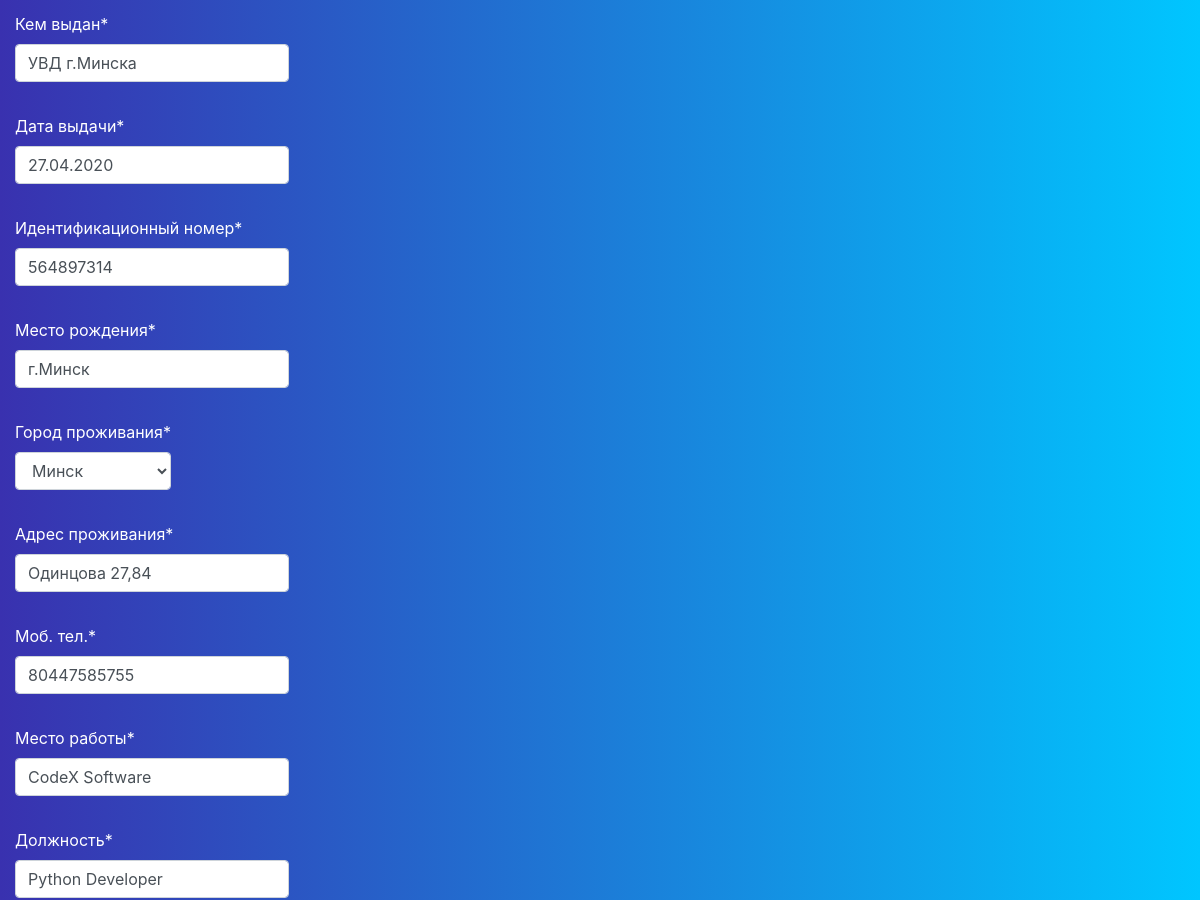
/profile/update/ (signed in, middle part), run on an earlier commit of the app's database.
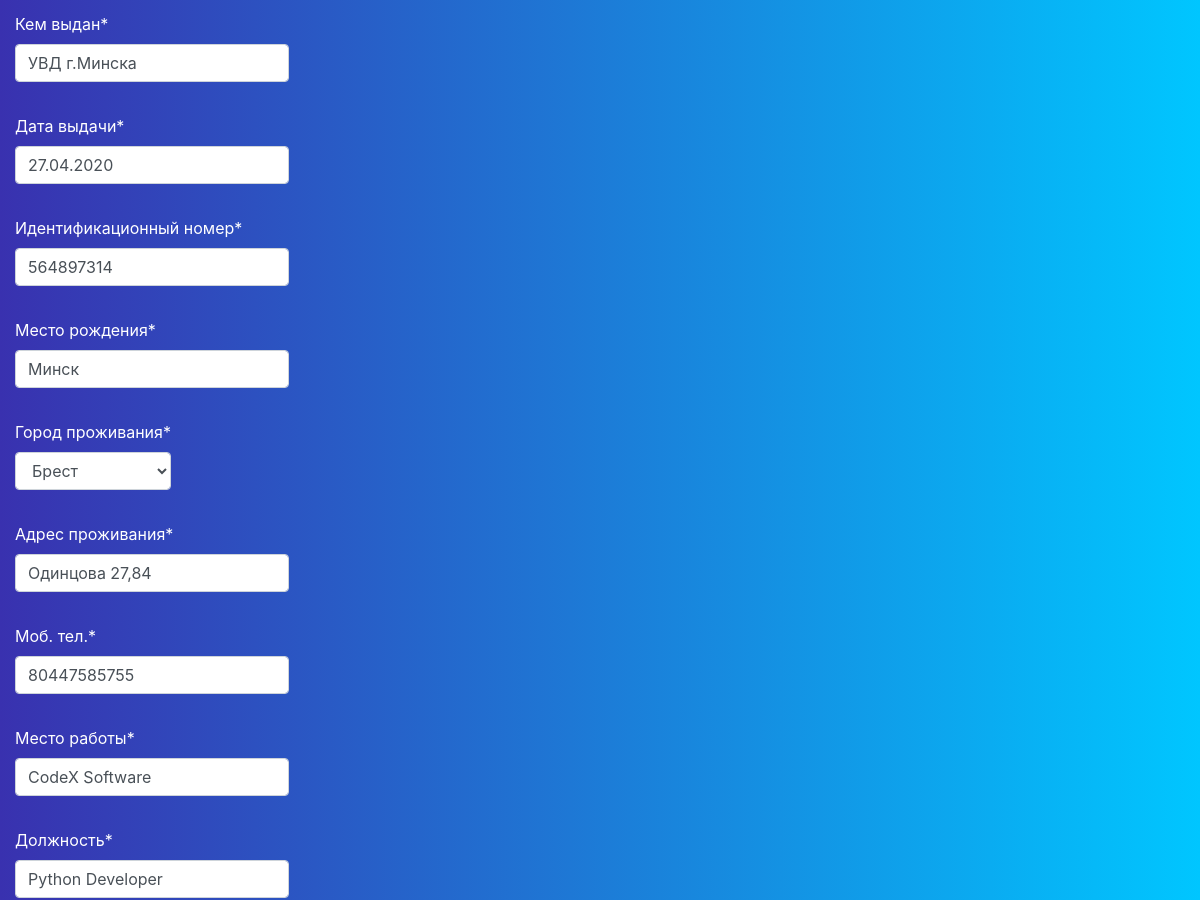
And on a later commit of the database.
### Bank/models.py (models this page shows, shortened)
class Profile(models.Model):
    FAMILY_CHOICES = (
        ("Замужем/Женат", "Замужем/Женат"),
        ("Не замужем/Не женат", "Не замужем/Не женат"),
    )
    INVALID_CHOICES = (
        ("Нет", "Нет"),
        ("1-ая группа", "1-ая группа"),
        ("2-ая группа", "2-ая группа"),
        ("3-ая группа", "3-ая группа"),
    )
    SEX_CHOICES = (
        (False, 'Женщина'),
        (True, 'Мужчина'),
    )
    PENSIONER_CHOICES = (
        (False, 'Нет'),
        (True, 'Да'),
    )
    user = models.OneToOneField(User, on_delete=models.CASCADE)
    first_name = models.CharField(max_length=60, unique=False, null=True, verbose_name='Имя')
    last_name = models.CharField(max_length=60, unique=False, null=True, verbose_name='Фамилия')
    middle_name = models.CharField(max_length=60, unique=False, null=True, verbose_name='Отчество')
    birth_date = models.DateField(blank=False, default=datetime.date.today, verbose_name='Дата рождения')
    passport_series = models.CharField(max_length=2, blank=False, null=False,
                                       default="MP", verbose_name='Серия паспорта')
    passport_number = models.IntegerField(unique=True, blank=False, null=True, verbose_name='Номер паспорта')
    passport_authority = models.CharField(max_length=60, unique=False, blank=False, verbose_name='Кем выдан')
    date_of_issue = models.DateField(blank=False, default=datetime.date.today, verbose_name='Дата выдачи')
    ID_number = models.IntegerField(unique=True, blank=False, null=True, verbose_name='Идентификационный номер')
    birth_place = models.CharField(max_length=60, unique=False, null=True, verbose_name='Место рождения')
    city_of_residence = models.ForeignKey('City', on_delete=models.CASCADE, null=False, default=1,
                                          related_name='city_of_residence', verbose_name='Город проживания')
    address_of_residence = models.CharField(max_length=100, unique=False,
                                            blank=False, null=True, verbose_name='Адрес проживания')
    mobile_phone = models.CharField(max_length=20, unique=True, blank=False, null=True, verbose_name='Моб. тел.')
    job = models.CharField(max_length=20, unique=True, blank=False, null=True, verbose_name='Место работы')
    position = models.CharField(max_length=20, unique=False, blank=False, null=True, verbose_name='Должность')
    citizenship = models.ForeignKey('Citizenship', on_delete=models.CASCADE, null=False, default=1,
                                    verbose_name='Гражданство')
    family_status = models.CharField(max_length=9999, choices=FAMILY_CHOICES, null=False, default="неопределено",
                                     verbose_name='Семейное положение')
    disability = models.CharField('Инвалидность', max_length=9999, choices=INVALID_CHOICES, null=False, default=1)
    pensioner = models.BooleanField('Пенсионер', null=False, default=False)
    military_service = models.BooleanField('Военнообязаный', null=False, default=False)
    sex = models.BooleanField('Пол', choices=SEX_CHOICES, null=False, default=True)
    profile_picture = models.ImageField(upload_to="profile_pictures/",
                                        default="todd.png", verbose_name='Личное фото')
    class Meta:
        ordering = ['last_name', 'first_name']
        verbose_name_plural = 'Профили клиентов'

### Bank/views.py (the view)
# urls.py: path('profile/update/', views.update_profile, name="update"),
def update_profile(request):
    if request.user.is_authenticated:
        try:
            p = request.user
            form = ProfileForm(request.POST or None, instance=p.profile)
            image = ImageForm(request.POST, request.FILES, instance=p.profile)
        except Profile.DoesNotExist:
            p = Profile(user=request.user)
            form = ProfileForm(request.POST or None, instance=p)
            image = ImageForm(request.POST, request.FILES, instance=p)
        if request.method == 'POST':
            if form.is_valid():
                form.save()
                image.save()
                messages.success(request, f'Информация была обновлена')
                return redirect('profile')
    else:
        messages.error(request, 'Необходимо войти в аккаунт')
        return redirect('index')
    return render(request, "../templates/update_profile.html", {'form': form})

### Bank/forms.py
class ProfileForm(forms.ModelForm):
    form = BasicForm
    class Meta:
        model = Profile
        exclude = ['user']

### Bank/models.py (called while the page is built)
    def __str__(self):
        return self.city

    def __str__(self):
        return self.citizenship

### templates/update_profile.html (shortened to what this page needs)
{% load crispy_forms_tags %}
<!DOCTYPE html>
<html lang="en">
<head>
   <link rel="stylesheet" href="https://stackpath.bootstrapcdn.com/bootstrap/4.1.3/css/bootstrap.min.css">
    <link rel="stylesheet" type="text/css" href="/static/css/update_profile.css">
</head>
<body>
    <form class="well form-horizontal" method="post" enctype="multipart/form-data" id="contact_form"> {% csrf_token%}
<fieldset>
<legend><center><h2><b>Заполните личную информацию</b></h2></center></legend><br>
<div class="form-group">
  <div class="col-md-4 inputGroupContainer">
  <div class="input-group">
  {{ form.passport_authority | as_crispy_field }}
    </div>
  </div>
</div>
<div class="form-group">
  <div class="col-md-4 inputGroupContainer">
  <div class="input-group">
  {{ form.date_of_issue | as_crispy_field }}
    </div>
  </div>
</div>
<div class="form-group">
  <div class="col-md-4 inputGroupContainer">
  <div class="input-group">
  {{ form.ID_number | as_crispy_field }}
    </div>
  </div>
</div>
    <div class="form-group">
  <div class="col-md-4 inputGroupContainer">
  <div class="input-group">
  {{ form.birth_place | as_crispy_field }}
    </div>
  </div>
</div>
    <div class="form-group">
  <div class="col-md-4 inputGroupContainer">
  <div class="input-group">
  {{ form.city_of_residence | as_crispy_field }}
    </div>
  </div>
</div>
    <div class="form-group">
  <div class="col-md-4 inputGroupContainer">
  <div class="input-group">
  {{ form.address_of_residence | as_crispy_field }}
    </div>
  </div>
</div>
    <div class="form-group">
  <div class="col-md-4 inputGroupContainer">
  <div class="input-group">
  {{ form.mobile_phone | as_crispy_field }}
    </div>
  </div>
</div>
    <div class="form-group">
  <div class="col-md-4 inputGroupContainer">
  <div class="input-group">
  {{ form.job | as_crispy_field }}
    </div>
  </div>
</div>
    <div class="form-group">
  <div class="col-md-4 inputGroupContainer">
  <div class="input-group">
  {{ form.position | as_crispy_field }}
    </div>
  </div>
</div>
</fieldset>
</form>
</body>
</html>

What changed in the data, as far as the page shows it:
changed Profile "УВД г.Минска": birth_place "г.Минск" → "Минск"; city_of_residence "Минск" → "Брест"
